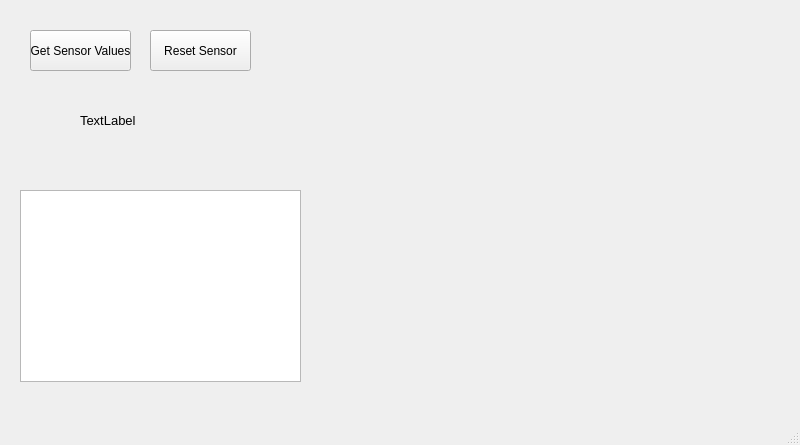
<?xml version="1.0" encoding="UTF-8"?>
<ui version="4.0">
 <class>Settings</class>
 <widget class="QMainWindow" name="Settings">
  <property name="geometry">
   <rect>
    <x>0</x>
    <y>0</y>
    <width>800</width>
    <height>445</height>
   </rect>
  </property>
  <property name="windowTitle">
   <string>Settings</string>
  </property>
  <widget class="QWidget" name="centralwidget">
   <widget class="QLabel" name="label_settings">
    <property name="geometry">
     <rect>
      <x>80</x>
      <y>100</y>
      <width>181</width>
      <height>41</height>
     </rect>
    </property>
    <property name="font">
     <font>
      <pointsize>10</pointsize>
     </font>
    </property>
    <property name="text">
     <string>TextLabel</string>
    </property>
   </widget>
   <widget class="QPushButton" name="pushButton_open">
    <property name="geometry">
     <rect>
      <x>30</x>
      <y>30</y>
      <width>101</width>
      <height>41</height>
     </rect>
    </property>
    <property name="text">
     <string>Get Sensor Values</string>
    </property>
   </widget>
   <widget class="QCustomPlot" name="customPlot" native="true">
    <property name="geometry">
     <rect>
      <x>330</x>
      <y>40</y>
      <width>461</width>
      <height>341</height>
     </rect>
    </property>
   </widget>
   <widget class="QTextBrowser" name="textBrowser">
    <property name="geometry">
     <rect>
      <x>20</x>
      <y>190</y>
      <width>281</width>
      <height>192</height>
     </rect>
    </property>
   </widget>
   <widget class="QPushButton" name="pushButton_reset">
    <property name="geometry">
     <rect>
      <x>150</x>
      <y>30</y>
      <width>101</width>
      <height>41</height>
     </rect>
    </property>
    <property name="text">
     <string>Reset Sensor</string>
    </property>
   </widget>
  </widget>
  <widget class="QMenuBar" name="menubar">
   <property name="geometry">
    <rect>
     <x>0</x>
     <y>0</y>
     <width>800</width>
     <height>21</height>
    </rect>
   </property>
  </widget>
  <widget class="QStatusBar" name="statusbar"/>
 </widget>
 <customwidgets>
  <customwidget>
   <class>QCustomPlot</class>
   <extends>QWidget</extends>
   <header>qcustomplot.h</header>
   <container>1</container>
  </customwidget>
 </customwidgets>
 <resources/>
 <connections/>
</ui>
